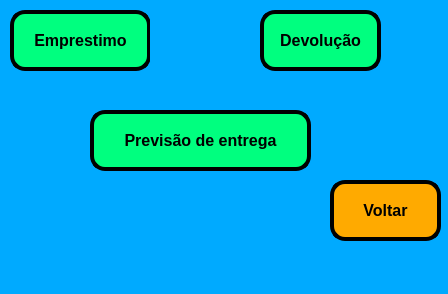
<?xml version="1.0" encoding="UTF-8"?>
<ui version="4.0">
 <class>MainWindow</class>
 <widget class="QMainWindow" name="MainWindow">
  <property name="geometry">
   <rect>
    <x>0</x>
    <y>0</y>
    <width>448</width>
    <height>294</height>
   </rect>
  </property>
  <property name="windowTitle">
   <string>Emprestimo ou Devolução</string>
  </property>
  <property name="styleSheet">
   <string notr="true">background-color: rgb(0, 170, 255);</string>
  </property>
  <widget class="QWidget" name="centralwidget">
   <widget class="QPushButton" name="pushButton">
    <property name="geometry">
     <rect>
      <x>330</x>
      <y>180</y>
      <width>111</width>
      <height>61</height>
     </rect>
    </property>
    <property name="font">
     <font>
      <pointsize>12</pointsize>
      <weight>75</weight>
      <bold>true</bold>
     </font>
    </property>
    <property name="styleSheet">
     <string notr="true">background-color: rgb(255, 170, 0);
border-radius: 15px;
border-style: outset;
border-width: 4px;
border-color: black;</string>
    </property>
    <property name="text">
     <string>Voltar</string>
    </property>
    <property name="icon">
     <iconset>
      <normaloff>voltar.png</normaloff>voltar.png</iconset>
    </property>
   </widget>
   <widget class="QPushButton" name="pushButton_2">
    <property name="geometry">
     <rect>
      <x>260</x>
      <y>10</y>
      <width>121</width>
      <height>61</height>
     </rect>
    </property>
    <property name="font">
     <font>
      <pointsize>12</pointsize>
      <weight>75</weight>
      <bold>true</bold>
     </font>
    </property>
    <property name="styleSheet">
     <string notr="true">background-color: rgb(0, 255, 127);
border-radius: 15px;
border-style: outset;
border-width: 4px;
border-color: black;</string>
    </property>
    <property name="text">
     <string>Devolução</string>
    </property>
   </widget>
   <widget class="QPushButton" name="pushButton_1">
    <property name="geometry">
     <rect>
      <x>10</x>
      <y>10</y>
      <width>141</width>
      <height>61</height>
     </rect>
    </property>
    <property name="font">
     <font>
      <pointsize>12</pointsize>
      <weight>75</weight>
      <bold>true</bold>
     </font>
    </property>
    <property name="styleSheet">
     <string notr="true">background-color: rgb(0, 255, 127);
border-radius: 15px;
border-style: outset;
border-width: 4px;
border-color: black;</string>
    </property>
    <property name="text">
     <string>Emprestimo</string>
    </property>
   </widget>
   <widget class="QPushButton" name="pushButton_3">
    <property name="geometry">
     <rect>
      <x>90</x>
      <y>110</y>
      <width>221</width>
      <height>61</height>
     </rect>
    </property>
    <property name="font">
     <font>
      <pointsize>12</pointsize>
      <weight>75</weight>
      <bold>true</bold>
     </font>
    </property>
    <property name="styleSheet">
     <string notr="true">background-color: rgb(0, 255, 127);
border-radius: 15px;
border-style: outset;
border-width: 4px;
border-color: black;</string>
    </property>
    <property name="text">
     <string>Previsão de entrega</string>
    </property>
   </widget>
   <widget class="QLabel" name="label">
    <property name="geometry">
     <rect>
      <x>150</x>
      <y>20</y>
      <width>41</width>
      <height>41</height>
     </rect>
    </property>
    <property name="text">
     <string/>
    </property>
    <property name="pixmap">
     <pixmap>esq.png</pixmap>
    </property>
    <property name="scaledContents">
     <bool>true</bool>
    </property>
   </widget>
   <widget class="QLabel" name="label_2">
    <property name="geometry">
     <rect>
      <x>210</x>
      <y>20</y>
      <width>41</width>
      <height>41</height>
     </rect>
    </property>
    <property name="text">
     <string/>
    </property>
    <property name="pixmap">
     <pixmap>dire.png</pixmap>
    </property>
    <property name="scaledContents">
     <bool>true</bool>
    </property>
   </widget>
   <widget class="QLabel" name="label_3">
    <property name="geometry">
     <rect>
      <x>180</x>
      <y>60</y>
      <width>41</width>
      <height>41</height>
     </rect>
    </property>
    <property name="text">
     <string/>
    </property>
    <property name="pixmap">
     <pixmap>baixo.png</pixmap>
    </property>
    <property name="scaledContents">
     <bool>true</bool>
    </property>
   </widget>
  </widget>
  <widget class="QMenuBar" name="menubar">
   <property name="geometry">
    <rect>
     <x>0</x>
     <y>0</y>
     <width>448</width>
     <height>26</height>
    </rect>
   </property>
  </widget>
  <widget class="QStatusBar" name="statusbar"/>
 </widget>
 <resources/>
 <connections/>
</ui>
